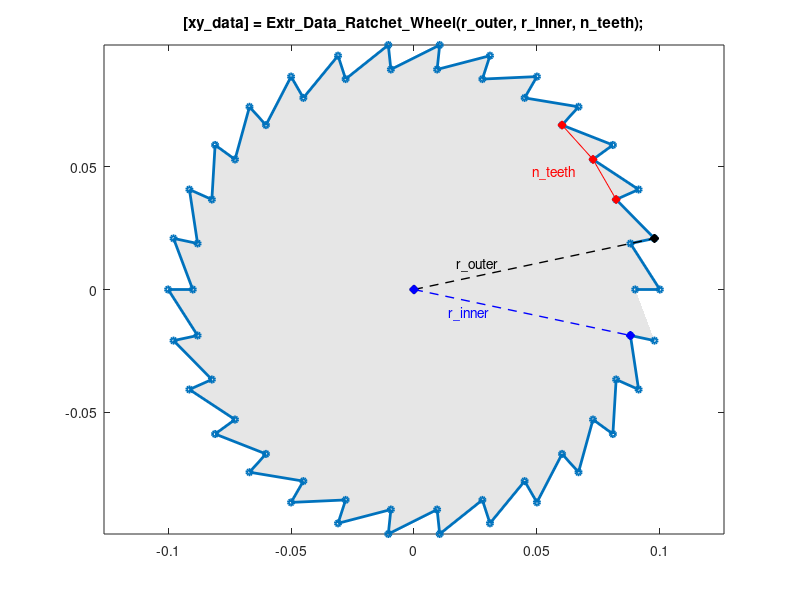

MATLAB code to generate this figure:
function [xy_data] = Extr_Data_Ratchet_Wheel(r_outer, r_inner, n_teeth, varargin)
% Extr_Data_Ratchet_Wheel Produce extrusion data for a ratchet wheel
% as a set of vertices. 
%   [xy_data] = Extr_Data_Ratchet_Wheel(r_outer, r_inner, n_teeth, varargin)
%   This function returns x-y data for a ratchet wheel.
%   You can specify:
%       r_outer         - Outer radius of teeth
%       r_inner         - Inner radius of teeth
%       n_teeth         - Number of teeth
%
%   To see a plot showing parameter values, enter the name
%   of the function with no arguments or with just the gear type
%   >> Extr_Data_Ratchet_Wheel
%
%   To see a plot created with your parameter values,
%   add 'plot' as the final argument
%   >> Extr_Data_Ratchet_Wheel(0.1,0.09,30,'plot')

% Copyright 2013-2026 The MathWorks, Inc.

showplot = 'n';

% DEFAULT DATA TO SHOW DIAGRAM
if (nargin == 0)
    r_outer = 0.10;
    r_inner = 0.09;
    n_teeth = 30;
end

if (nargin==0)
    showplot = 'plot';
elseif (nargin==4)
    showplot = varargin(end);
else
    showplot = 'n';
end

teeth_qvec  = flipud(linspace(0,360-360/(n_teeth),n_teeth)); 
teeth_outer = r_outer*[cosd(teeth_qvec)'  sind(teeth_qvec)'];
teeth_inner = r_inner*[cosd(teeth_qvec)'  sind(teeth_qvec)'];

xy_data = [];
for i = 1:length(teeth_qvec)
    xy_data(2*i-1,:) = teeth_inner(i,:);
    xy_data(2*i,:)   = teeth_outer(i,:);
end

% Plot diagram to show parameters and extrusion
if (nargin == 0 || strcmpi(showplot,'plot'))
    
    % Figure name
    figString = ['h1_' mfilename];
    % Only create a figure if no figure exists
    figExist = 0;
    fig_hExist = evalin('base',['exist(''' figString ''')']);
    if (fig_hExist)
        figExist = evalin('base',['ishandle(' figString ') && strcmp(get(' figString ', ''type''), ''figure'')']);
    end
    if ~figExist
        fig_h = figure('Name',figString);
        assignin('base',figString,fig_h);
    else
        fig_h = evalin('base',figString);
    end
    figure(fig_h)
    clf(fig_h)
    
    % Plot extrusion
    patch(xy_data(:,1),xy_data(:,2),[1 1 1]*0.90,'EdgeColor','none');
    hold on
    plot(xy_data(:,1),xy_data(:,2),'-','Marker','o','MarkerSize',4,'LineWidth',2);
    axis('equal');
    
    % Show parameters
    teeth_pts = [xy_data(5:2:9,:)];
    plot(teeth_pts(:,1),teeth_pts(:,2),'r-d','MarkerFaceColor','r');
    text(teeth_pts(2,1)*0.9,teeth_pts(2,2)*0.9,'{\color{red}n\_teeth}','HorizontalAlignment','right');
    
    plot([0 xy_data(4,1)],[0 xy_data(4,2)],'k--d','MarkerFaceColor','k','LineWidth',1);
    text(xy_data(4,1)*0.35,xy_data(4,2)*0.35,'r\_outer','VerticalAlignment','bottom','HorizontalAlignment','right');

    plot([0 xy_data(end-1,1)],[0 xy_data(end-1,2)],'b--d','MarkerFaceColor','b','LineWidth',1);
    text(xy_data(end-1,1)*0.35,xy_data(end-1,2)*0.35,'{\color{blue}r\_inner}','VerticalAlignment','top','HorizontalAlignment','right');
    title('[xy\_data] = Extr\_Data\_Ratchet\_Wheel(r\_outer, r\_inner, n\_teeth);');
    hold off
    box on
    clear xy_data
end
